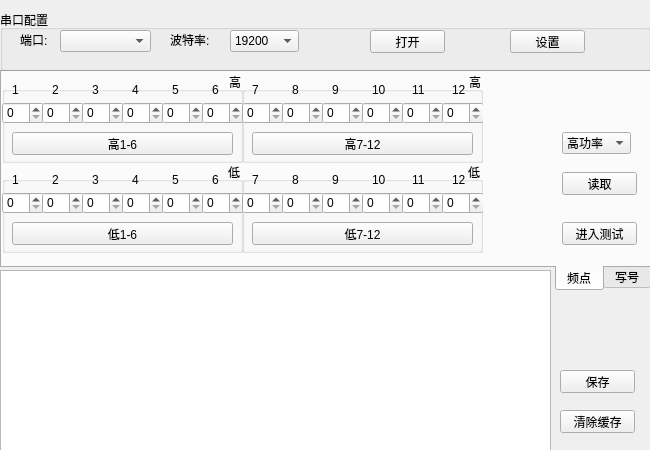
<?xml version="1.0" encoding="UTF-8"?>
<ui version="4.0">
 <class>Widget</class>
 <widget class="QWidget" name="Widget">
  <property name="geometry">
   <rect>
    <x>0</x>
    <y>0</y>
    <width>650</width>
    <height>450</height>
   </rect>
  </property>
  <property name="minimumSize">
   <size>
    <width>611</width>
    <height>450</height>
   </size>
  </property>
  <property name="windowTitle">
   <string>Widget</string>
  </property>
  <widget class="QTabWidget" name="tabWidget">
   <property name="geometry">
    <rect>
     <x>0</x>
     <y>70</y>
     <width>651</width>
     <height>221</height>
    </rect>
   </property>
   <property name="layoutDirection">
    <enum>Qt::RightToLeft</enum>
   </property>
   <property name="tabPosition">
    <enum>QTabWidget::South</enum>
   </property>
   <property name="tabShape">
    <enum>QTabWidget::Rounded</enum>
   </property>
   <property name="currentIndex">
    <number>1</number>
   </property>
   <property name="iconSize">
    <size>
     <width>16</width>
     <height>16</height>
    </size>
   </property>
   <property name="elideMode">
    <enum>Qt::ElideNone</enum>
   </property>
   <widget class="QWidget" name="tab">
    <attribute name="title">
     <string>写号</string>
    </attribute>
    <widget class="QGroupBox" name="groupBox_2">
     <property name="geometry">
      <rect>
       <x>0</x>
       <y>20</y>
       <width>651</width>
       <height>81</height>
      </rect>
     </property>
     <property name="minimumSize">
      <size>
       <width>611</width>
       <height>61</height>
      </size>
     </property>
     <property name="title">
      <string>电台配置</string>
     </property>
     <widget class="QComboBox" name="comboBox_radioLanguage">
      <property name="geometry">
       <rect>
        <x>60</x>
        <y>30</y>
        <width>71</width>
        <height>22</height>
       </rect>
      </property>
      <property name="layoutDirection">
       <enum>Qt::LeftToRight</enum>
      </property>
      <item>
       <property name="text">
        <string>中文</string>
       </property>
      </item>
      <item>
       <property name="text">
        <string>English</string>
       </property>
      </item>
     </widget>
     <widget class="QComboBox" name="comboBox_radioBrand">
      <property name="geometry">
       <rect>
        <x>170</x>
        <y>30</y>
        <width>81</width>
        <height>22</height>
       </rect>
      </property>
      <property name="layoutDirection">
       <enum>Qt::LeftToRight</enum>
      </property>
      <item>
       <property name="text">
        <string>通用</string>
       </property>
      </item>
      <item>
       <property name="text">
        <string>中海达</string>
       </property>
      </item>
      <item>
       <property name="text">
        <string>中纬</string>
       </property>
      </item>
      <item>
       <property name="text">
        <string>拓普康</string>
       </property>
      </item>
      <item>
       <property name="text">
        <string>宾得</string>
       </property>
      </item>
      <item>
       <property name="text">
        <string>光谱</string>
       </property>
      </item>
      <item>
       <property name="text">
        <string>天宝</string>
       </property>
      </item>
     </widget>
     <widget class="QComboBox" name="comboBox_radioYear">
      <property name="geometry">
       <rect>
        <x>290</x>
        <y>30</y>
        <width>69</width>
        <height>22</height>
       </rect>
      </property>
      <property name="layoutDirection">
       <enum>Qt::LeftToRight</enum>
      </property>
     </widget>
     <widget class="QComboBox" name="comboBox_radioMonth">
      <property name="geometry">
       <rect>
        <x>390</x>
        <y>30</y>
        <width>69</width>
        <height>22</height>
       </rect>
      </property>
      <property name="layoutDirection">
       <enum>Qt::LeftToRight</enum>
      </property>
      <item>
       <property name="text">
        <string>01</string>
       </property>
      </item>
      <item>
       <property name="text">
        <string>02</string>
       </property>
      </item>
      <item>
       <property name="text">
        <string>03</string>
       </property>
      </item>
      <item>
       <property name="text">
        <string>04</string>
       </property>
      </item>
      <item>
       <property name="text">
        <string>05</string>
       </property>
      </item>
      <item>
       <property name="text">
        <string>06</string>
       </property>
      </item>
      <item>
       <property name="text">
        <string>07</string>
       </property>
      </item>
      <item>
       <property name="text">
        <string>08</string>
       </property>
      </item>
      <item>
       <property name="text">
        <string>09</string>
       </property>
      </item>
      <item>
       <property name="text">
        <string>10</string>
       </property>
      </item>
      <item>
       <property name="text">
        <string>11</string>
       </property>
      </item>
      <item>
       <property name="text">
        <string>12</string>
       </property>
      </item>
     </widget>
     <widget class="QLineEdit" name="lineEdit_radioNumber">
      <property name="geometry">
       <rect>
        <x>520</x>
        <y>30</y>
        <width>71</width>
        <height>20</height>
       </rect>
      </property>
      <property name="layoutDirection">
       <enum>Qt::LeftToRight</enum>
      </property>
     </widget>
     <widget class="QLabel" name="label_3">
      <property name="geometry">
       <rect>
        <x>20</x>
        <y>30</y>
        <width>31</width>
        <height>20</height>
       </rect>
      </property>
      <property name="text">
       <string>语言:</string>
      </property>
     </widget>
     <widget class="QLabel" name="label_4">
      <property name="geometry">
       <rect>
        <x>140</x>
        <y>30</y>
        <width>31</width>
        <height>20</height>
       </rect>
      </property>
      <property name="text">
       <string>品牌:</string>
      </property>
     </widget>
     <widget class="QLabel" name="label_5">
      <property name="geometry">
       <rect>
        <x>270</x>
        <y>30</y>
        <width>16</width>
        <height>21</height>
       </rect>
      </property>
      <property name="text">
       <string>年:</string>
      </property>
     </widget>
     <widget class="QLabel" name="label_6">
      <property name="geometry">
       <rect>
        <x>370</x>
        <y>30</y>
        <width>16</width>
        <height>21</height>
       </rect>
      </property>
      <property name="text">
       <string>月:</string>
      </property>
     </widget>
     <widget class="QLabel" name="label_7">
      <property name="geometry">
       <rect>
        <x>470</x>
        <y>30</y>
        <width>41</width>
        <height>20</height>
       </rect>
      </property>
      <property name="text">
       <string>序列号:</string>
      </property>
     </widget>
    </widget>
    <widget class="QPushButton" name="pushButton_radioWriteNumber">
     <property name="geometry">
      <rect>
       <x>560</x>
       <y>130</y>
       <width>75</width>
       <height>23</height>
      </rect>
     </property>
     <property name="layoutDirection">
      <enum>Qt::LeftToRight</enum>
     </property>
     <property name="text">
      <string>写号</string>
     </property>
    </widget>
   </widget>
   <widget class="QWidget" name="Tab2">
    <attribute name="title">
     <string>频点</string>
    </attribute>
    <widget class="QGroupBox" name="groupBox_4">
     <property name="geometry">
      <rect>
       <x>0</x>
       <y>0</y>
       <width>241</width>
       <height>91</height>
      </rect>
     </property>
     <property name="title">
      <string>高</string>
     </property>
     <widget class="QSpinBox" name="spinBox_h_1">
      <property name="geometry">
       <rect>
        <x>0</x>
        <y>30</y>
        <width>42</width>
        <height>22</height>
       </rect>
      </property>
      <property name="layoutDirection">
       <enum>Qt::LeftToRight</enum>
      </property>
     </widget>
     <widget class="QSpinBox" name="spinBox_h_2">
      <property name="geometry">
       <rect>
        <x>40</x>
        <y>30</y>
        <width>42</width>
        <height>22</height>
       </rect>
      </property>
      <property name="layoutDirection">
       <enum>Qt::LeftToRight</enum>
      </property>
     </widget>
     <widget class="QSpinBox" name="spinBox_h_3">
      <property name="geometry">
       <rect>
        <x>80</x>
        <y>30</y>
        <width>42</width>
        <height>22</height>
       </rect>
      </property>
      <property name="layoutDirection">
       <enum>Qt::LeftToRight</enum>
      </property>
     </widget>
     <widget class="QSpinBox" name="spinBox_h_4">
      <property name="geometry">
       <rect>
        <x>120</x>
        <y>30</y>
        <width>42</width>
        <height>22</height>
       </rect>
      </property>
      <property name="layoutDirection">
       <enum>Qt::LeftToRight</enum>
      </property>
     </widget>
     <widget class="QSpinBox" name="spinBox_h_5">
      <property name="geometry">
       <rect>
        <x>160</x>
        <y>30</y>
        <width>42</width>
        <height>22</height>
       </rect>
      </property>
      <property name="layoutDirection">
       <enum>Qt::LeftToRight</enum>
      </property>
     </widget>
     <widget class="QSpinBox" name="spinBox_h_6">
      <property name="geometry">
       <rect>
        <x>200</x>
        <y>30</y>
        <width>42</width>
        <height>22</height>
       </rect>
      </property>
      <property name="layoutDirection">
       <enum>Qt::LeftToRight</enum>
      </property>
     </widget>
     <widget class="QPushButton" name="pushButton_radioPwrHh">
      <property name="geometry">
       <rect>
        <x>10</x>
        <y>60</y>
        <width>221</width>
        <height>23</height>
       </rect>
      </property>
      <property name="text">
       <string>高1-6</string>
      </property>
     </widget>
     <widget class="QLabel" name="label_8">
      <property name="geometry">
       <rect>
        <x>10</x>
        <y>10</y>
        <width>16</width>
        <height>16</height>
       </rect>
      </property>
      <property name="text">
       <string>1</string>
      </property>
     </widget>
     <widget class="QLabel" name="label_9">
      <property name="geometry">
       <rect>
        <x>50</x>
        <y>10</y>
        <width>16</width>
        <height>16</height>
       </rect>
      </property>
      <property name="text">
       <string>2</string>
      </property>
     </widget>
     <widget class="QLabel" name="label_10">
      <property name="geometry">
       <rect>
        <x>90</x>
        <y>10</y>
        <width>16</width>
        <height>16</height>
       </rect>
      </property>
      <property name="text">
       <string>3</string>
      </property>
     </widget>
     <widget class="QLabel" name="label_11">
      <property name="geometry">
       <rect>
        <x>130</x>
        <y>10</y>
        <width>16</width>
        <height>16</height>
       </rect>
      </property>
      <property name="text">
       <string>4</string>
      </property>
     </widget>
     <widget class="QLabel" name="label_12">
      <property name="geometry">
       <rect>
        <x>170</x>
        <y>10</y>
        <width>16</width>
        <height>16</height>
       </rect>
      </property>
      <property name="text">
       <string>5</string>
      </property>
     </widget>
     <widget class="QLabel" name="label_13">
      <property name="geometry">
       <rect>
        <x>210</x>
        <y>10</y>
        <width>16</width>
        <height>16</height>
       </rect>
      </property>
      <property name="text">
       <string>6</string>
      </property>
     </widget>
    </widget>
    <widget class="QGroupBox" name="groupBox_5">
     <property name="geometry">
      <rect>
       <x>0</x>
       <y>90</y>
       <width>241</width>
       <height>91</height>
      </rect>
     </property>
     <property name="title">
      <string>低</string>
     </property>
     <widget class="QSpinBox" name="spinBox_l_1">
      <property name="geometry">
       <rect>
        <x>0</x>
        <y>30</y>
        <width>42</width>
        <height>22</height>
       </rect>
      </property>
      <property name="layoutDirection">
       <enum>Qt::LeftToRight</enum>
      </property>
     </widget>
     <widget class="QSpinBox" name="spinBox_l_2">
      <property name="geometry">
       <rect>
        <x>40</x>
        <y>30</y>
        <width>42</width>
        <height>22</height>
       </rect>
      </property>
      <property name="layoutDirection">
       <enum>Qt::LeftToRight</enum>
      </property>
     </widget>
     <widget class="QSpinBox" name="spinBox_l_3">
      <property name="geometry">
       <rect>
        <x>80</x>
        <y>30</y>
        <width>42</width>
        <height>22</height>
       </rect>
      </property>
      <property name="layoutDirection">
       <enum>Qt::LeftToRight</enum>
      </property>
     </widget>
     <widget class="QSpinBox" name="spinBox_l_4">
      <property name="geometry">
       <rect>
        <x>120</x>
        <y>30</y>
        <width>42</width>
        <height>22</height>
       </rect>
      </property>
      <property name="layoutDirection">
       <enum>Qt::LeftToRight</enum>
      </property>
     </widget>
     <widget class="QSpinBox" name="spinBox_l_5">
      <property name="geometry">
       <rect>
        <x>160</x>
        <y>30</y>
        <width>42</width>
        <height>22</height>
       </rect>
      </property>
      <property name="layoutDirection">
       <enum>Qt::LeftToRight</enum>
      </property>
     </widget>
     <widget class="QSpinBox" name="spinBox_l_6">
      <property name="geometry">
       <rect>
        <x>200</x>
        <y>30</y>
        <width>42</width>
        <height>22</height>
       </rect>
      </property>
      <property name="layoutDirection">
       <enum>Qt::LeftToRight</enum>
      </property>
     </widget>
     <widget class="QPushButton" name="pushButton_radioPwrLh">
      <property name="geometry">
       <rect>
        <x>10</x>
        <y>60</y>
        <width>221</width>
        <height>23</height>
       </rect>
      </property>
      <property name="text">
       <string>低1-6</string>
      </property>
     </widget>
     <widget class="QLabel" name="label_20">
      <property name="geometry">
       <rect>
        <x>10</x>
        <y>10</y>
        <width>16</width>
        <height>16</height>
       </rect>
      </property>
      <property name="text">
       <string>1</string>
      </property>
     </widget>
     <widget class="QLabel" name="label_21">
      <property name="geometry">
       <rect>
        <x>50</x>
        <y>10</y>
        <width>16</width>
        <height>16</height>
       </rect>
      </property>
      <property name="text">
       <string>2</string>
      </property>
     </widget>
     <widget class="QLabel" name="label_22">
      <property name="geometry">
       <rect>
        <x>90</x>
        <y>10</y>
        <width>16</width>
        <height>16</height>
       </rect>
      </property>
      <property name="text">
       <string>3</string>
      </property>
     </widget>
     <widget class="QLabel" name="label_23">
      <property name="geometry">
       <rect>
        <x>130</x>
        <y>10</y>
        <width>16</width>
        <height>16</height>
       </rect>
      </property>
      <property name="text">
       <string>4</string>
      </property>
     </widget>
     <widget class="QLabel" name="label_24">
      <property name="geometry">
       <rect>
        <x>170</x>
        <y>10</y>
        <width>16</width>
        <height>16</height>
       </rect>
      </property>
      <property name="text">
       <string>5</string>
      </property>
     </widget>
     <widget class="QLabel" name="label_25">
      <property name="geometry">
       <rect>
        <x>210</x>
        <y>10</y>
        <width>16</width>
        <height>16</height>
       </rect>
      </property>
      <property name="text">
       <string>6</string>
      </property>
     </widget>
    </widget>
    <widget class="QGroupBox" name="groupBox_6">
     <property name="geometry">
      <rect>
       <x>240</x>
       <y>0</y>
       <width>241</width>
       <height>91</height>
      </rect>
     </property>
     <property name="title">
      <string>高</string>
     </property>
     <widget class="QSpinBox" name="spinBox_h_7">
      <property name="geometry">
       <rect>
        <x>0</x>
        <y>30</y>
        <width>42</width>
        <height>22</height>
       </rect>
      </property>
      <property name="layoutDirection">
       <enum>Qt::LeftToRight</enum>
      </property>
     </widget>
     <widget class="QSpinBox" name="spinBox_h_8">
      <property name="geometry">
       <rect>
        <x>40</x>
        <y>30</y>
        <width>42</width>
        <height>22</height>
       </rect>
      </property>
      <property name="layoutDirection">
       <enum>Qt::LeftToRight</enum>
      </property>
     </widget>
     <widget class="QPushButton" name="pushButton_radioPwrHl">
      <property name="geometry">
       <rect>
        <x>10</x>
        <y>60</y>
        <width>221</width>
        <height>23</height>
       </rect>
      </property>
      <property name="text">
       <string>高7-12</string>
      </property>
     </widget>
     <widget class="QLabel" name="label_14">
      <property name="geometry">
       <rect>
        <x>10</x>
        <y>10</y>
        <width>16</width>
        <height>16</height>
       </rect>
      </property>
      <property name="text">
       <string>7</string>
      </property>
     </widget>
     <widget class="QLabel" name="label_15">
      <property name="geometry">
       <rect>
        <x>50</x>
        <y>10</y>
        <width>16</width>
        <height>16</height>
       </rect>
      </property>
      <property name="text">
       <string>8</string>
      </property>
     </widget>
     <widget class="QLabel" name="label_16">
      <property name="geometry">
       <rect>
        <x>90</x>
        <y>10</y>
        <width>16</width>
        <height>16</height>
       </rect>
      </property>
      <property name="text">
       <string>9</string>
      </property>
     </widget>
     <widget class="QLabel" name="label_17">
      <property name="geometry">
       <rect>
        <x>130</x>
        <y>10</y>
        <width>16</width>
        <height>16</height>
       </rect>
      </property>
      <property name="text">
       <string>10</string>
      </property>
     </widget>
     <widget class="QLabel" name="label_18">
      <property name="geometry">
       <rect>
        <x>170</x>
        <y>10</y>
        <width>16</width>
        <height>16</height>
       </rect>
      </property>
      <property name="text">
       <string>11</string>
      </property>
     </widget>
     <widget class="QLabel" name="label_19">
      <property name="geometry">
       <rect>
        <x>210</x>
        <y>10</y>
        <width>16</width>
        <height>16</height>
       </rect>
      </property>
      <property name="text">
       <string>12</string>
      </property>
     </widget>
     <widget class="QSpinBox" name="spinBox_h_9">
      <property name="geometry">
       <rect>
        <x>80</x>
        <y>30</y>
        <width>42</width>
        <height>22</height>
       </rect>
      </property>
      <property name="layoutDirection">
       <enum>Qt::LeftToRight</enum>
      </property>
     </widget>
     <widget class="QSpinBox" name="spinBox_h_10">
      <property name="geometry">
       <rect>
        <x>120</x>
        <y>30</y>
        <width>42</width>
        <height>22</height>
       </rect>
      </property>
      <property name="layoutDirection">
       <enum>Qt::LeftToRight</enum>
      </property>
     </widget>
     <widget class="QSpinBox" name="spinBox_h_11">
      <property name="geometry">
       <rect>
        <x>160</x>
        <y>30</y>
        <width>42</width>
        <height>22</height>
       </rect>
      </property>
      <property name="layoutDirection">
       <enum>Qt::LeftToRight</enum>
      </property>
     </widget>
     <widget class="QSpinBox" name="spinBox_h_12">
      <property name="geometry">
       <rect>
        <x>200</x>
        <y>30</y>
        <width>42</width>
        <height>22</height>
       </rect>
      </property>
      <property name="layoutDirection">
       <enum>Qt::LeftToRight</enum>
      </property>
     </widget>
    </widget>
    <widget class="QGroupBox" name="groupBox_7">
     <property name="geometry">
      <rect>
       <x>240</x>
       <y>90</y>
       <width>241</width>
       <height>91</height>
      </rect>
     </property>
     <property name="title">
      <string>低</string>
     </property>
     <widget class="QSpinBox" name="spinBox_l_7">
      <property name="geometry">
       <rect>
        <x>0</x>
        <y>30</y>
        <width>42</width>
        <height>22</height>
       </rect>
      </property>
      <property name="layoutDirection">
       <enum>Qt::LeftToRight</enum>
      </property>
     </widget>
     <widget class="QSpinBox" name="spinBox_l_8">
      <property name="geometry">
       <rect>
        <x>40</x>
        <y>30</y>
        <width>42</width>
        <height>22</height>
       </rect>
      </property>
      <property name="layoutDirection">
       <enum>Qt::LeftToRight</enum>
      </property>
     </widget>
     <widget class="QSpinBox" name="spinBox_l_9">
      <property name="geometry">
       <rect>
        <x>80</x>
        <y>30</y>
        <width>42</width>
        <height>22</height>
       </rect>
      </property>
      <property name="layoutDirection">
       <enum>Qt::LeftToRight</enum>
      </property>
     </widget>
     <widget class="QSpinBox" name="spinBox_l_10">
      <property name="geometry">
       <rect>
        <x>120</x>
        <y>30</y>
        <width>42</width>
        <height>22</height>
       </rect>
      </property>
      <property name="layoutDirection">
       <enum>Qt::LeftToRight</enum>
      </property>
     </widget>
     <widget class="QSpinBox" name="spinBox_l_11">
      <property name="geometry">
       <rect>
        <x>160</x>
        <y>30</y>
        <width>42</width>
        <height>22</height>
       </rect>
      </property>
      <property name="layoutDirection">
       <enum>Qt::LeftToRight</enum>
      </property>
     </widget>
     <widget class="QSpinBox" name="spinBox_l_12">
      <property name="geometry">
       <rect>
        <x>200</x>
        <y>30</y>
        <width>42</width>
        <height>22</height>
       </rect>
      </property>
      <property name="layoutDirection">
       <enum>Qt::LeftToRight</enum>
      </property>
     </widget>
     <widget class="QPushButton" name="pushButton_radioPwrLl">
      <property name="geometry">
       <rect>
        <x>10</x>
        <y>60</y>
        <width>221</width>
        <height>23</height>
       </rect>
      </property>
      <property name="text">
       <string>低7-12</string>
      </property>
     </widget>
     <widget class="QLabel" name="label_26">
      <property name="geometry">
       <rect>
        <x>10</x>
        <y>10</y>
        <width>16</width>
        <height>16</height>
       </rect>
      </property>
      <property name="text">
       <string>7</string>
      </property>
     </widget>
     <widget class="QLabel" name="label_27">
      <property name="geometry">
       <rect>
        <x>50</x>
        <y>10</y>
        <width>16</width>
        <height>16</height>
       </rect>
      </property>
      <property name="text">
       <string>8</string>
      </property>
     </widget>
     <widget class="QLabel" name="label_28">
      <property name="geometry">
       <rect>
        <x>90</x>
        <y>10</y>
        <width>16</width>
        <height>16</height>
       </rect>
      </property>
      <property name="text">
       <string>9</string>
      </property>
     </widget>
     <widget class="QLabel" name="label_29">
      <property name="geometry">
       <rect>
        <x>130</x>
        <y>10</y>
        <width>16</width>
        <height>16</height>
       </rect>
      </property>
      <property name="text">
       <string>10</string>
      </property>
     </widget>
     <widget class="QLabel" name="label_30">
      <property name="geometry">
       <rect>
        <x>170</x>
        <y>10</y>
        <width>16</width>
        <height>16</height>
       </rect>
      </property>
      <property name="text">
       <string>11</string>
      </property>
     </widget>
     <widget class="QLabel" name="label_31">
      <property name="geometry">
       <rect>
        <x>210</x>
        <y>10</y>
        <width>16</width>
        <height>16</height>
       </rect>
      </property>
      <property name="text">
       <string>12</string>
      </property>
     </widget>
    </widget>
    <widget class="QPushButton" name="pushButton_radioTestMode">
     <property name="geometry">
      <rect>
       <x>560</x>
       <y>150</y>
       <width>75</width>
       <height>23</height>
      </rect>
     </property>
     <property name="layoutDirection">
      <enum>Qt::LeftToRight</enum>
     </property>
     <property name="text">
      <string>进入测试</string>
     </property>
    </widget>
    <widget class="QComboBox" name="comboBox_radioType">
     <property name="geometry">
      <rect>
       <x>560</x>
       <y>60</y>
       <width>69</width>
       <height>22</height>
      </rect>
     </property>
     <property name="layoutDirection">
      <enum>Qt::LeftToRight</enum>
     </property>
     <item>
      <property name="text">
       <string>高功率</string>
      </property>
     </item>
     <item>
      <property name="text">
       <string>低功率</string>
      </property>
     </item>
    </widget>
    <widget class="QPushButton" name="pushButton_radioReadPower">
     <property name="geometry">
      <rect>
       <x>560</x>
       <y>100</y>
       <width>75</width>
       <height>23</height>
      </rect>
     </property>
     <property name="text">
      <string>读取</string>
     </property>
    </widget>
   </widget>
  </widget>
  <widget class="QGroupBox" name="groupBox">
   <property name="geometry">
    <rect>
     <x>0</x>
     <y>10</y>
     <width>651</width>
     <height>61</height>
    </rect>
   </property>
   <property name="minimumSize">
    <size>
     <width>611</width>
     <height>61</height>
    </size>
   </property>
   <property name="title">
    <string>串口配置</string>
   </property>
   <widget class="QComboBox" name="comboBox_serialPort">
    <property name="geometry">
     <rect>
      <x>60</x>
      <y>20</y>
      <width>91</width>
      <height>22</height>
     </rect>
    </property>
   </widget>
   <widget class="QComboBox" name="comboBox_serialBaud">
    <property name="geometry">
     <rect>
      <x>230</x>
      <y>20</y>
      <width>69</width>
      <height>22</height>
     </rect>
    </property>
    <item>
     <property name="text">
      <string>19200</string>
     </property>
    </item>
    <item>
     <property name="text">
      <string>9600</string>
     </property>
    </item>
    <item>
     <property name="text">
      <string>38400</string>
     </property>
    </item>
    <item>
     <property name="text">
      <string>115200</string>
     </property>
    </item>
   </widget>
   <widget class="QPushButton" name="pushButton_openSerial">
    <property name="geometry">
     <rect>
      <x>370</x>
      <y>20</y>
      <width>75</width>
      <height>23</height>
     </rect>
    </property>
    <property name="text">
     <string>打开</string>
    </property>
   </widget>
   <widget class="QPushButton" name="pushButton_radioConfig">
    <property name="geometry">
     <rect>
      <x>510</x>
      <y>20</y>
      <width>75</width>
      <height>23</height>
     </rect>
    </property>
    <property name="text">
     <string>设置</string>
    </property>
   </widget>
   <widget class="QLabel" name="label">
    <property name="geometry">
     <rect>
      <x>20</x>
      <y>20</y>
      <width>31</width>
      <height>20</height>
     </rect>
    </property>
    <property name="text">
     <string>端口:</string>
    </property>
   </widget>
   <widget class="QLabel" name="label_2">
    <property name="geometry">
     <rect>
      <x>170</x>
      <y>20</y>
      <width>51</width>
      <height>20</height>
     </rect>
    </property>
    <property name="text">
     <string>波特率:</string>
    </property>
   </widget>
  </widget>
  <widget class="QPushButton" name="pushButton_cleanRecv">
   <property name="geometry">
    <rect>
     <x>560</x>
     <y>410</y>
     <width>75</width>
     <height>23</height>
    </rect>
   </property>
   <property name="text">
    <string>清除缓存</string>
   </property>
  </widget>
  <widget class="QPushButton" name="pushButton_radioSave">
   <property name="geometry">
    <rect>
     <x>560</x>
     <y>370</y>
     <width>75</width>
     <height>23</height>
    </rect>
   </property>
   <property name="text">
    <string>保存</string>
   </property>
  </widget>
  <widget class="QTextBrowser" name="textBrowser_serialRxBuf">
   <property name="geometry">
    <rect>
     <x>0</x>
     <y>270</y>
     <width>551</width>
     <height>181</height>
    </rect>
   </property>
   <property name="minimumSize">
    <size>
     <width>0</width>
     <height>0</height>
    </size>
   </property>
  </widget>
 </widget>
 <layoutdefault spacing="6" margin="11"/>
 <resources/>
 <connections/>
</ui>
